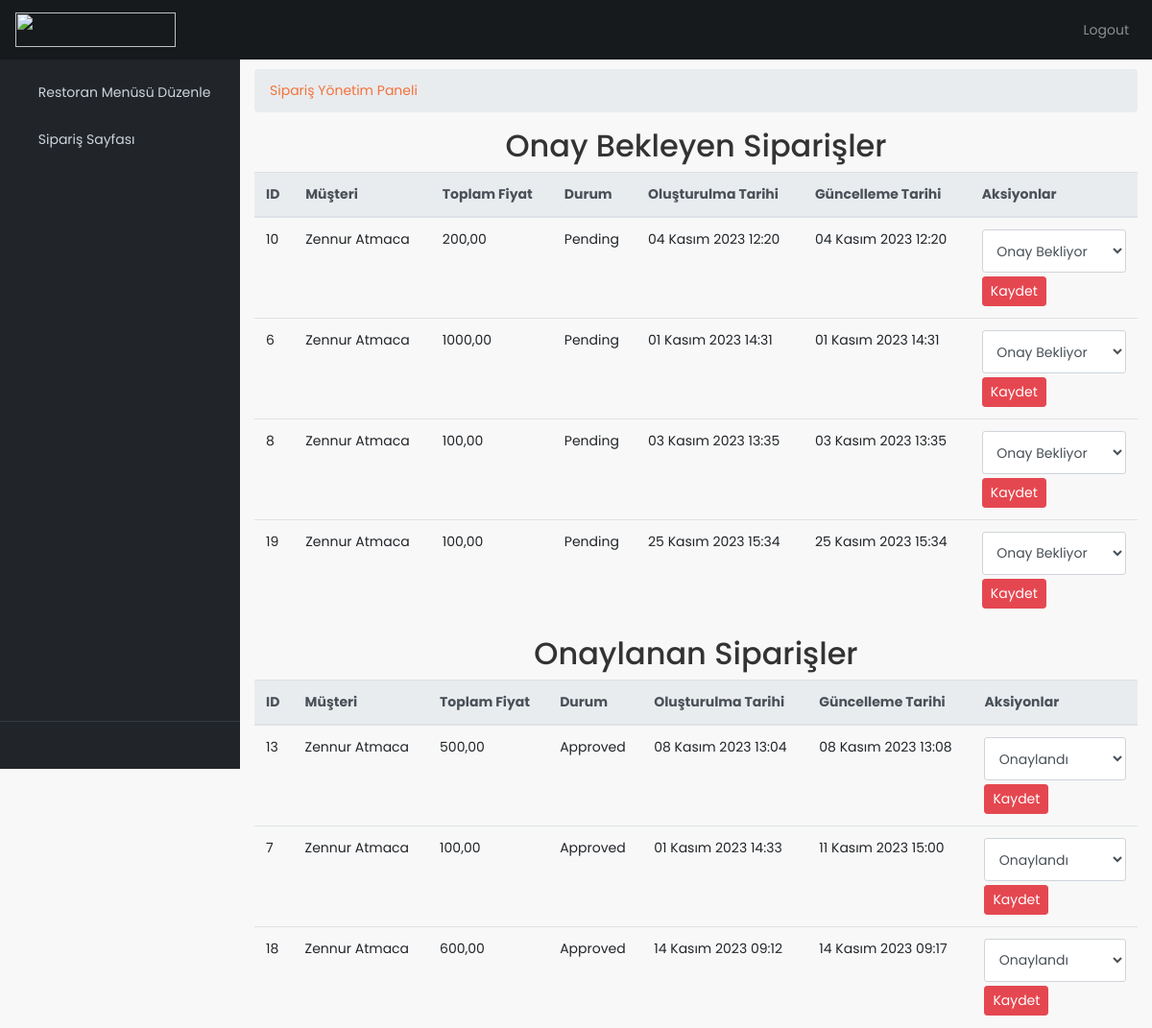
/orders/ (signed in, upper part), run on an earlier commit of the app's database.
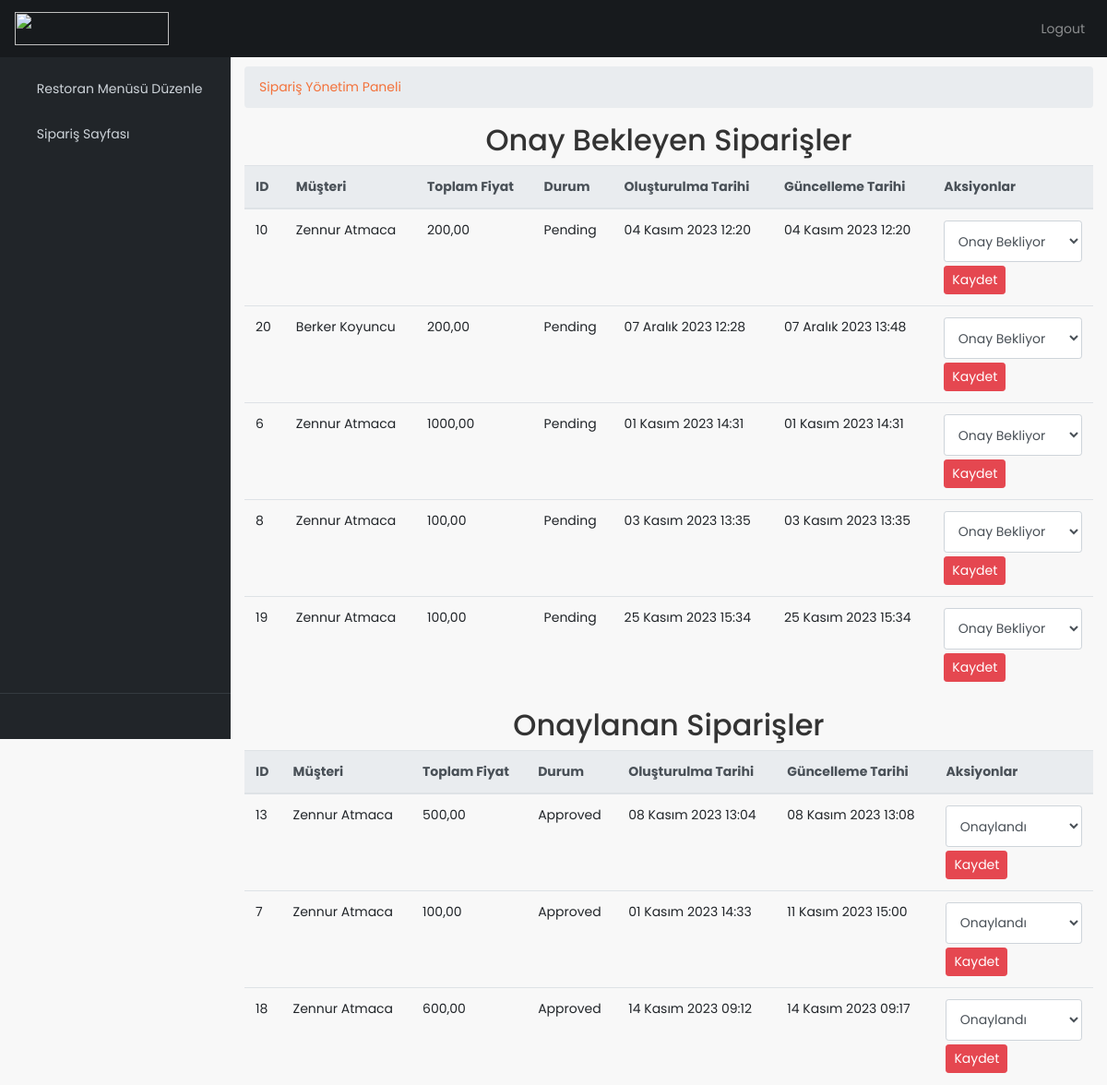
And on a later commit of the database.
### fooddelivery/models.py (models this page shows, shortened)
class Order(models.Model):
    STATUS = (
        ('pending', 'Pending'),
        ('approved', 'Approved'),
        ('rejected', 'Rejected'),
        ('delivered', 'Delivered'),
    )
    customer = models.ForeignKey(Customer, on_delete=models.CASCADE, related_name="orders")  # Hangi kullanıcının siparişi olduğu
    menu = models.ManyToManyField(Menu, through='OrderItem')  # Hangi ürünlerin siparişte olduğu
    total_price = models.DecimalField(max_digits=10, decimal_places=2, default=0.00)
    status = models.CharField(max_length=10, choices=STATUS, default='pending')
    shipping_address = models.ForeignKey(Adress, on_delete=models.CASCADE, related_name='orders_adresses')
    payment_method = models.CharField(max_length=100, null=False, blank=False, default='nakit')
    reviewed = models.BooleanField(default=False)
    created_at = models.DateTimeField(auto_now_add=True)
    updated_at = models.DateTimeField(auto_now=True)
    class Meta:
        db_table = 'order'
        verbose_name = 'Order'
        verbose_name_plural = 'Orders'

class Customer(AbstractBaseUser, PermissionsMixin):
    name = models.CharField(max_length=100, null=False, blank=False)
    email = models.EmailField(null=False, blank=False, unique=True)
    phone = models.CharField(max_length=10, null=True, blank=False, validators=[phone_number_validator])
    address = models.ManyToManyField('Adress', related_name='customers', blank=True)
    date_joined = models.DateTimeField(default=timezone.now)
    is_staff = models.BooleanField(default=False)
    is_active = models.BooleanField(default=True)
    objects = CustomerManager()
    USERNAME_FIELD = 'email'
    REQUIRED_FIELDS = ['name']
    class Meta:
        ordering = ['email']
        db_table = 'customer'
        verbose_name = 'Customer'
        verbose_name_plural = 'Customers'
        app_label = 'fooddelivery'

### restaurants/views.py (the view)
# urls.py: path('orders/', views.order_list, name='order-list'),
@login_required
def order_list(request):
    orders = Order.objects.filter(orderitems__menu__restaurant__manager=request.user).distinct()
    return render(request, 'order_list.html', {'orders': orders})

### restaurants/templates/order_list.html (shortened to what this page needs)
{% extends "adminbase.html" %}
{% load static %}
{% block content %}
<div class="content-wrapper">
    <div class="container-fluid">
        <ol class="breadcrumb">
            <li class="breadcrumb-item">
                <a href="#">Sipariş Yönetim Paneli</a>
            </li>
        </ol>
        <div class="status-section" id="pending-section">
            <h2 class="text-center">Onay Bekleyen Siparişler</h2>
            <div class="table-responsive">
                <table class="table table-hover">
                    <thead class="thead-light">
                        <tr>
                            <th>ID</th>
                            <th>Müşteri</th>
                            <th>Toplam Fiyat</th>
                            <th>Durum</th>
                            <th>Oluşturulma Tarihi</th>
                            <th>Güncelleme Tarihi</th>
                            <th>Aksiyonlar</th>
                        </tr>
                    </thead>
                    <tbody>
                        {% for order in orders %}
                        {% if order.status == 'pending' %}
                            <tr data-order-id="{{ order.id }}">
                                <td>{{ order.id }}</td>
                                <td>{{ order.customer.name }}</td>
                                <td>{{ order.total_price }}</td>
                                <td>{{ order.get_status_display }}</td>
                                <td>{{ order.created_at }}</td>
                                <td>{{ order.updated_at }}</td>
                                <td>
                                    <select class="form-control form-control-sm status-selector" data-order-id="{{ order.id }}">
                                        <option value="pending" {% if order.status == 'pending' %}selected{% endif %}>Onay Bekliyor</option>
                                    </select>
                                    <button class="btn btn-primary btn-sm mt-1 save-status" data-order-id="{{ order.id }}">Kaydet</button>
                                </td>
                            </tr>
                        {% endif %}
                        {% empty %}
                            <tr>
                                <td colspan="7" class="text-center">Onay bekleyen sipariş bulunamadı.</td>
                            </tr>
                        {% endfor %}
                    </tbody>
                </table>
            </div>
        </div>
        <div class="status-section" id="approved-section">
            <h2 class="text-center">Onaylanan Siparişler</h2>
            <div class="table-responsive">
                <table class="table table-hover">
                    <thead class="thead-light">
                        <tr>
                            <th>ID</th>
                            <th>Müşteri</th>
                            <th>Toplam Fiyat</th>
                            <th>Durum</th>
                            <th>Oluşturulma Tarihi</th>
                            <th>Güncelleme Tarihi</th>
                            <th>Aksiyonlar</th>
                        </tr>
                    </thead>
                    <tbody>
                        {% for order in orders %}
                        {% if order.status == 'approved' %}
                            <tr data-order-id="{{ order.id }}">
                                <td>{{ order.id }}</td>
                                <td>{{ order.customer.name }}</td>
                                <td>{{ order.total_price }}</td>
                                <td>{{ order.get_status_display }}</td>
                                <td>{{ order.created_at }}</td>
                                <td>{{ order.updated_at }}</td>
                                <td>
                                    <select class="form-control form-control-sm status-selector" data-order-id="{{ order.id }}">
                                        <option value="approved" {% if order.status == 'approved' %}selected{% endif %}>Onaylandı</option>
                                    </select>
                                    <button class="btn btn-primary btn-sm mt-1 save-status" data-order-id="{{ order.id }}">Kaydet</button>
                                </td>
                            </tr>
                        {% endif %}
                        {% empty %}
                            <tr>
                                <td colspan="7" class="text-center">Onay bekleyen sipariş bulunamadı.</td>
                            </tr>
                        {% endfor %}
                    </tbody>
                </table>
            </div>
        </div>
<br>
<br>
</div>
</div>
{% endblock %}

### restaurants/templates/adminbase.html (shortened to what this page needs)
{% load static %}
<!DOCTYPE html>
<html lang="en">
<head>
    <link href="{% static 'admincss/vendor/bootstrap/css/bootstrap.min.css' %}" rel="stylesheet">
    <link href="{% static 'admincss/css/admin.css' %}" rel="stylesheet">
    <link href="{% static 'admincss/vendor/font-awesome/css/font-awesome.min.css' %}" rel="stylesheet" type="text/css">
    <link href="{% static 'admincss/vendor/datatables/dataTables.bootstrap4.css' %}" rel="stylesheet">
    <link href="{% static 'admincss/css/custom.css' %}" rel="stylesheet">
</head>
<body class="fixed-nav sticky-footer" id="page-top">
    <nav class="navbar navbar-expand-lg navbar-dark bg-default fixed-top" id="mainNav">
        <a class="navbar-brand" href="/adminmain"><img src="{% static 'img/TencereKapak.svg' %}" alt="" width="167" height="36"></a>
        <div class="collapse navbar-collapse" id="navbarResponsive">
            <ul class="navbar-nav navbar-sidenav" id="exampleAccordion">
                <li class="nav-item" data-toggle="tooltip" data-placement="right" title="Add listing + Menu List">
                    <a class="nav-link" href="/addtomenu">
                        <i class="fa fa-fw fa-plus-circle"></i>
                        <span class="nav-link-text">Restoran Menüsü Düzenle</span>
                    </a>
                </li>
                <li class="nav-item" data-toggle="tooltip" data-placement="right" title="Orders Page">
                    <a class="nav-link" href="/orders">
                        <i class="fa fa-fw fa-shopping-basket"></i>
                        <span class="nav-link-text">Sipariş Sayfası</span>
                    </a>
                </li>
            </ul>
            <ul class="navbar-nav sidenav-toggler">
                <li class="nav-item">
                    <a class="nav-link text-center" id="sidenavToggler">
                        <i class="fa fa-fw fa-angle-left"></i>
                    </a>
                </li>
            </ul>
            <ul class="navbar-nav ml-auto">
                <li class="nav-item">
                    <a class="nav-link" data-toggle="modal" data-target="#exampleModal"><i class="fa fa-fw fa-sign-out"></i>Logout</a>
                </li>
            </ul>
        </div>
    </nav>
            {% block content %} {% endblock %}
</body>
</html>

### restaurants/static/admincss/css/admin.css (style rules this page uses)
html { position: relative; min-height: 100%; }
body { overflow-x: hidden; }
body.sticky-footer { margin-bottom: 62px; }
body.sticky-footer .content-wrapper { min-height: calc(100vh - 62px - 62px); }
body.fixed-nav { padding-top: 56px; }
.content-wrapper { min-height: calc(100vh - 62px); padding-top: 1rem; }
#mainNav .navbar-collapse { overflow: auto; max-height: 75vh; }
#mainNav .navbar-collapse .navbar-nav .nav-item .nav-link { cursor: pointer; }
#mainNav .navbar-collapse .sidenav-toggler { display: none; }
@media (min-width: 992px) { #mainNav .navbar-brand { width: 250px; } }
@media (min-width: 992px) { #mainNav .navbar-collapse { overflow: visible; max-height: none; } }
@media (min-width: 992px) { #mainNav .navbar-collapse .navbar-sidenav { position: absolute; top: 0; left: 0; overflow-x: hidden; overflow-y: auto; -webkit-flex-direction: column; -ms-flex-direction: column; flex-direction: column; margin-top: 62px; } }
@media (min-width: 992px) { #mainNav .navbar-collapse .navbar-sidenav > .nav-item { width: 250px; padding: 0; } }
@media (min-width: 992px) { #mainNav .navbar-collapse .navbar-sidenav > .nav-item > .nav-link { padding: 1em; padding-left: 18px; } }
#mainNav.fixed-top .sidenav-toggler { display: none; }
@media (min-width: 992px) { #mainNav.fixed-top .navbar-sidenav { height: calc(100vh - 111px); } }
@media (min-width: 992px) { #mainNav.fixed-top .sidenav-toggler { position: absolute; top: 0; left: 0; display: flex; overflow-x: hidden; overflow-y: auto; -webkit-flex-direction: column; -ms-flex-direction: column; flex-direction: column; margin-top: calc(100vh - 49px); } }
@media (min-width: 992px) { #mainNav.fixed-top .sidenav-toggler > .nav-item { width: 250px; padding: 0; } }
@media (min-width: 992px) { #mainNav.fixed-top .sidenav-toggler > .nav-item > .nav-link { padding: 1em; } }
#mainNav.fixed-top.navbar-dark .sidenav-toggler { background-color: #212529; border-top: 1px solid #343a40; }
#mainNav.fixed-top.navbar-dark .sidenav-toggler a i { color: #adb5bd; }
.content-wrapper { overflow-x: hidden; background: white; }
@media (min-width: 992px) { .content-wrapper { margin-left: 250px; } }
#sidenavToggler i { font-weight: 800; }
#mainNav.navbar-dark .navbar-collapse .navbar-sidenav > .nav-item > .nav-link { color: #ced4da; }
@media (min-width: 992px) { #mainNav.navbar-dark .navbar-collapse .navbar-sidenav { background: #212529; padding-top: 10px; } }
body { background: #f8f8f8; color: #777 !important; font-family: "Poppins", Helvetica, sans-serif; font-size: 14px; font-size: 0.875rem; }
.content-wrapper { background: #f8f8f8; }
h1, h2, h3, h4, h5, h6 { color: #333 !important; }
a { color: #f3723b; text-decoration: none; -moz-transition: all 0.5s ease-in-out; -o-transition: all 0.5s ease-in-out; -webkit-transition: all 0.5s ease-in-out; -ms-transition: all 0.5s ease-in-out; transition: all 0.5s ease-in-out; outline: none; }
.btn-primary { background-color: #e54750; border-color: #e54750; }
.bg-default { background-color: #171a1d; }
.form-control { font-size: 14px; font-size: 0.875rem; padding: .65rem; }
select.form-control:not([size]):not([multiple]) { height: calc(2.68rem + 2px); }

What changed in the data, as far as the page shows it:
added Order: id "20", customer.name "Berker Koyuncu", total_price "200,00", status "Pending", created_at "07 Aralık 2023 12:28", updated_at "07 Aralık 2023 13:48", status+id "Onay Bekliyor", shown under "Onay Bekleyen Siparişler"
